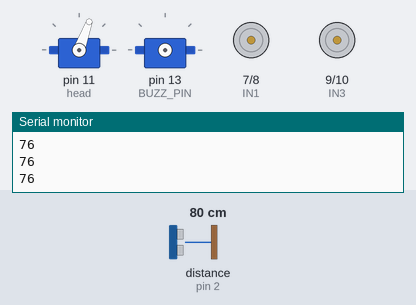
The sketch below on a simulated Arduino Uno, built with avr-gcc and run on an emulated ATmega328P. Shown: 2 × servo, motor-driver pin pairs drawn as motors (green arrow = first pin HIGH = forward, orange = second pin HIGH = backward, longer = more drive, scaled by the enable pin), the last lines printed to the serial monitor. Wiring (inferred from the names in the program): ultrasonic range finder: trigger pin 3; echo pin 2; servo: signal pin 13. Inputs (shaded band) come from the test bench; at power-on: distance to the obstacle (sensor on pin 2) 80 cm. The echo pulse lasts 58.3 µs per cm; servo pulses on a pin are drawn as a servo (544–2400 µs = 0–180°).

Above: at 3.2 s.
3.3 s: distance to the obstacle (sensor on pin 2) set to 34 cm
At 5.1 s:
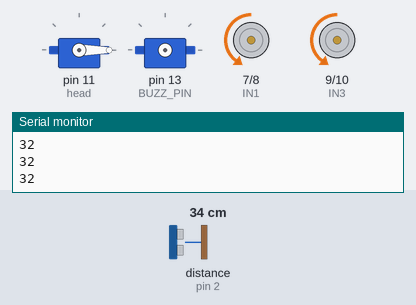
6.3 s: distance to the obstacle (sensor on pin 2) set to 27 cm
At 8.3 s:
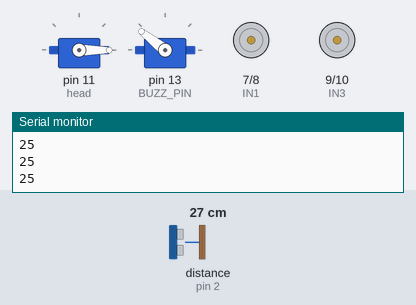
9.3 s: distance to the obstacle (sensor on pin 2) set to 35 cm
12.3 s: distance to the obstacle (sensor on pin 2) set to 2 cm
At 12.95 s:
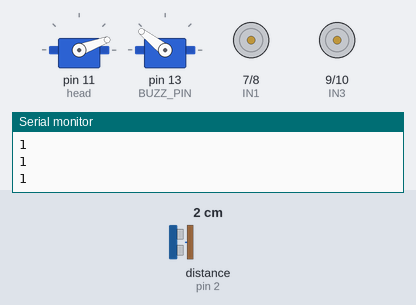
Timing chart, 0 to 16.1 s (numbered marks = the images above; inputs shaded):
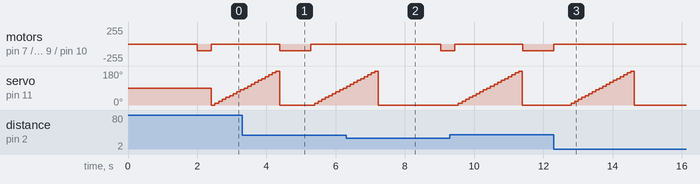

Measured:
- the behaviour switches between 32 and 31 cm on distance to the obstacle (sensor on pin 2) (found by bisection; images 1 and 2)
- after the input at 6.3 s, servo on pin 11 (head): goes on until 7.2 s, then stays 0°
- after the input at 12.3 s, motor on pin 7 (IN1) / pin 8 (IN2), motor on pin 9 (IN3) / pin 10 (IN4): goes on until 12.3 s, then stays stopped

The sketch:

lesson5_chatGPT.ino
```cpp
#include <Servo.h>

#define LPT 2 // scan loop counter
#define BUZZ_PIN 13

#define IN1 7    //Right motor(K1/K2) direction Pin 7
#define IN2 8    //Right motor(K1/K2) direction Pin 8
#define IN3 9    //Left motor(K3/K4) direction Pin 9
#define IN4 10   //Left motor(K3/K4) direction Pin 10
#define ENA 5    //D5 to ENA PWM speed pin for Right motor(K1/K2)
#define ENB 6    //D6 to ENB PWM speed pin for Left motor(K3/K4)

#define Echo_PIN 2 // Ultrasonic Echo pin connect to D2
#define Trig_PIN 3 // Ultrasonic Trig pin connect to D3

#define FAST_SPEED 150
#define SPEED 100
#define TURN_SPEED 150
#define BACK_SPEED1 100
#define BACK_SPEED2 90

int distance;
int numcycles = 0;
int thereis;
Servo head;

void go_Advance() // motor rotate clockwise -->robot go ahead
{
  digitalWrite(IN4, HIGH);
  digitalWrite(IN3, LOW);
  digitalWrite(IN2, HIGH);
  digitalWrite(IN1, LOW);
}

void go_Back() // motor rotate counterclockwise -->robot go back
{
  digitalWrite(IN4, LOW);
  digitalWrite(IN3, HIGH);
  digitalWrite(IN2, LOW);
  digitalWrite(IN1, HIGH);
}

void stop_Stop() // motor brake -->robot stop
{
  digitalWrite(IN1, LOW);
  digitalWrite(IN2, LOW);
  digitalWrite(IN3, LOW);
  digitalWrite(IN4, LOW);
  analogWrite(ENA, 0);
  analogWrite(ENB, 0);
}

void go_Right() // left motor rotate clockwise and right motor rotate counterclockwise -->robot turn right
{
  digitalWrite(IN4, HIGH);
  digitalWrite(IN3, LOW);
  digitalWrite(IN2, LOW);
  digitalWrite(IN1, HIGH);
  analogWrite(ENA, TURN_SPEED);
  analogWrite(ENB, TURN_SPEED);
}

void go_Left() // left motor rotate counterclockwise and right motor rotate clockwise -->robot turn left
{
  digitalWrite(IN4, LOW);
  digitalWrite(IN3, HIGH);
  digitalWrite(IN2, HIGH);
  digitalWrite(IN1, LOW);
  analogWrite(ENA, TURN_SPEED);
  analogWrite(ENB, TURN_SPEED);
}

void buzz_ON() // open buzzer
{
  for (int i = 0; i < 100; i++)
  {
    digitalWrite(BUZZ_PIN, LOW);
    delay(2); //wait for 1ms
    digitalWrite(BUZZ_PIN, HIGH);
    delay(2); //wait for 1ms
  }
}

void buzz_OFF() // close buzzer
{
  digitalWrite(BUZZ_PIN, HIGH);
}

void alarm()
{
  buzz_ON();
  buzz_OFF();
}

int watch()
{
  long echo_distance;
  digitalWrite(Trig_PIN, LOW);
  delayMicroseconds(5);
  digitalWrite(Trig_PIN, HIGH);
  delayMicroseconds(15);
  digitalWrite(Trig_PIN, LOW);
  echo_distance = pulseIn(Echo_PIN, HIGH);
  echo_distance = echo_distance * 0.01657; //how far away is the object in cm
  Serial.println((int)echo_distance);
  return round(echo_distance);
}

void rotate_to_farthest()
{
  int maxDistance = 0;
  int maxAngle = 0;

  for (int angle = 0; angle <= 180; angle += 10)
  {
    head.write(angle);
    delay(100);
    int dist = watch();
    if (dist > maxDistance)
    {
      maxDistance = dist;
      maxAngle = angle;
    }
  }

  head.write(maxAngle);
}

void auto_avoidance()
{
  ++numcycles;

  if (numcycles >= LPT)
  {
    stop_Stop();
    rotate_to_farthest();

    distance = watch();
    if (distance < 30)
    {
      stop_Stop();
      alarm();
      delay(1000); // Delay for alarm sound
    }
    else
    {
      analogWrite(ENA, SPEED);
      analogWrite(ENB, SPEED);
      go_Advance();

      // Add a delay for forward motion
      delay(500); // Adjust this delay as needed

      // Check if there's an obstacle ahead after moving forward
      distance = watch();
      if (distance < 30)
      {
        stop_Stop();
        alarm();
        delay(1000); // Delay for alarm sound
      }
    }

    numcycles = 0;
  }
  else
  {
    // Continue moving forward without frequent stops
    analogWrite(ENA, SPEED);
    analogWrite(ENB, SPEED);
    go_Advance();
    delay(400);
    stop_Stop();
  }

  distance = watch();

  if (distance < 30)
  {
    go_Back();
    delay(400);
    ++thereis;
  }

  if (distance > 30)
  {
    thereis = 0;
  }

  if (thereis > 25)
  {
    stop_Stop();
    thereis = 0;
  }
}

void setup()
{
  pinMode(IN1, OUTPUT);
  pinMode(IN2, OUTPUT);
  pinMode(IN3, OUTPUT);
  pinMode(IN4, OUTPUT);
  pinMode(ENA, OUTPUT);
  pinMode(ENB, OUTPUT);

  stop_Stop(); //stop move
  /*init HC-SR04*/
  pinMode(Trig_PIN, OUTPUT);
  pinMode(Echo_PIN, INPUT);
  /*init buzzer*/
  pinMode(BUZZ_PIN, OUTPUT);
  digitalWrite(BUZZ_PIN, HIGH);
  buzz_OFF();
  digitalWrite(Trig_PIN, LOW);
  /*init servo*/
  head.attach(11);
  head.write(90);
  delay(2000);
  Serial.begin(9600);
}

void loop()
{
  auto_avoidance();
}
```
